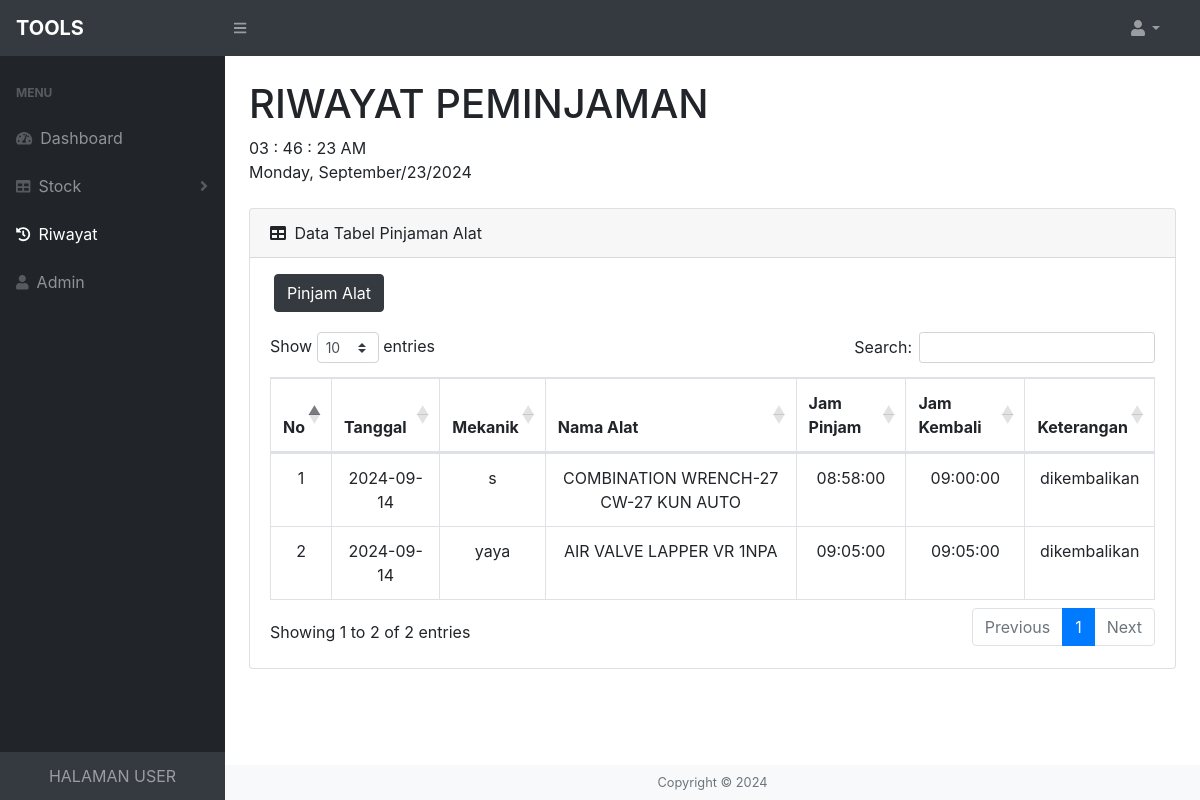
The app's page /users/riwayat/index.php with its own data.
### tables this page shows
CREATE TABLE `peminjam` (
  `id` int(11) NOT NULL,
  `tgl` date NOT NULL,
  `nama` varchar(225) NOT NULL,
  `nama_alat` varchar(100) NOT NULL,
  `pinjam` time NOT NULL,
  `kembali` time NOT NULL,
  `ket` varchar(100) NOT NULL
);

### users/riwayat/index.php (the view, shortened to what this page needs)
<?php
require '../koneksi.php';
?>
<!DOCTYPE html>
<html lang="en">
<head>
    <link href="../css/style.css" rel="stylesheet" />
    <link href="https://cdn.datatables.net/1.10.20/css/dataTables.bootstrap4.min.css" rel="stylesheet" />
</head>
<body class="sb-nav-fixed">
    <nav class="sb-topnav navbar navbar-expand navbar-dark bg-dark">
        <a class="navbar-brand"><b>TOOLS</b></a>
        <button class="btn btn-link btn-sm order-1 order-lg-0" id="sidebarToggle" href="#"><i class="fas fa-bars"></i></button>
        <form class="d-none d-md-inline-block form-inline ml-auto mr-0 mr-md-3 my-2 my-md-0">
            <ul class="navbar-nav ml-auto ml-md-0">
                <li class="nav-item dropdown">
                    <a class="nav-link dropdown-toggle" id="userDropdown" href="#" role="button" data-toggle="dropdown" aria-haspopup="true" aria-expanded="false"><i class="fas fa-user fa-fw"></i></a>
                </li>
            </ul>
        </form>
    </nav>
    <div id="layoutSidenav">
        <div id="layoutSidenav_nav">
            <nav class="sb-sidenav accordion sb-sidenav-dark" id="sidenavAccordion">
                <div class="sb-sidenav-menu">
                    <div class="nav">
                        <div class="sb-sidenav-menu-heading">MENU</div>
                        <a class="nav-link" href="../index.php">
                            <div class="sb-nav-link-icon"><i class="fas fa-tachometer-alt"></i></div>
                            Dashboard
                        </a>
                        <a class="nav-link collapsed" href="#" data-toggle="collapse" data-target="#collapseLayouts" aria-expanded="false" aria-controls="collapseLayouts">
                            <div class="sb-nav-link-icon"><i class="fas fa-table"></i></div>
                            Stock
                            <div class="sb-sidenav-collapse-arrow"><i class="fas fa-angle-down"></i></div>
                        </a>
                        <a class="nav-link" href="index.php">
                            <div class="sb-nav-link-icon"><i class="fas fa-history"></i></div>
                            Riwayat
                        </a>
                        <a class="nav-link" href="../../admin2/login/index.php">
                            <div class="sb-nav-link-icon"><i class="fas fa-user"></i></div>
                            Admin
                        </a>
                    </div>
                </div>
                <div class="sb-sidenav-footer" align="center">
                        HALAMAN USER
                    </div>
            </nav>
        </div>
        <div id="layoutSidenav_content">
            <main>
                <div class="container-fluid">
                    <h1 class="mt-4"> RIWAYAT PEMINJAMAN </h1>
                    <div class="digital-clock">
                        <div class="time">
                            <span class="hours">00</span>
                            <span class="colon">:</span>
                            <span class="minutes">00</span>
                            <span class="colon">:</span>
                            <span class="seconds">00</span>
                            <span class="period">PM</span>
                        </div>
                        <div class="date"></div>
                    </div>
                    <br>
                    <div class="card mb-4">
                    <div class="card-header">
                        <i class="fas fa-table mr-1"></i>
                                Data Tabel Pinjaman Alat
                        </div>
                        <div class="container mt-3">
                        <a class="btn btn-dark" href="../stock/pinjam.php" role="button">Pinjam Alat</a>
                        </div>
                        <div class="card-body">
                            <div class="table-responsive">
                                <table class="table table-bordered" id="dataTable" width="100%" cellspacing="0">
                                    <thead align="center">
                                        <tr>
                                            <th>No</th>
                                            <th>Tanggal</th>
                                            <th>Mekanik</th>
                                            <th>Nama Alat</th>
                                            <th>Jam Pinjam</th>
                                            <th>Jam Kembali</th>
                                            <th>Keterangan</th>
                                        </tr>
                                    </thead>
                                    <tbody align="center">
<?php
$sql = "SELECT * FROM peminjam";
$result = $conn->query($sql);
if ($result->num_rows > 0) {
    $no = 1;
    while ($row = $result->fetch_assoc()) {
        echo "<tr>";
        echo "<td>" . $no++ . "</td>";
        echo "<td>" . $row["tgl"] . "</td>";
        echo "<td>" . $row["nama"] . "</td>";
        echo "<td>" . $row["nama_alat"] . "</td>";
        echo "<td>" . $row["pinjam"] . "</td>";
        echo "<td>" . $row["kembali"] . "</td>";
        echo "<td>" . $row["ket"] . "</td>";
        echo "</tr>";
    }
} else {
    echo "<tr><td colspan='7'>0 results</td></tr>";
}
?>
</tbody>
</table>
            </main>
            <footer class="py-2 bg-light mt-auto">
                <div class="container-fluid">
                    <div class="d-flexjustify-content-between small">
                        <div class="text-muted " align="center">Copyright &copy; 2024 </div>
                    </div>
                </div>
            </footer>
        </div>
    </div>
</body>
</html>

### records on screen
peminjam: tgl "2024-09-14", nama "s", nama_alat "COMBINATION WRENCH-27 CW-27 KUN AUTO", pinjam "08:58:00", kembali "09:00:00", ket "dikembalikan"
peminjam: tgl "2024-09-14", nama "yaya", nama_alat "AIR VALVE LAPPER VR 1NPA", pinjam "09:05:00", kembali "09:05:00", ket "dikembalikan"
